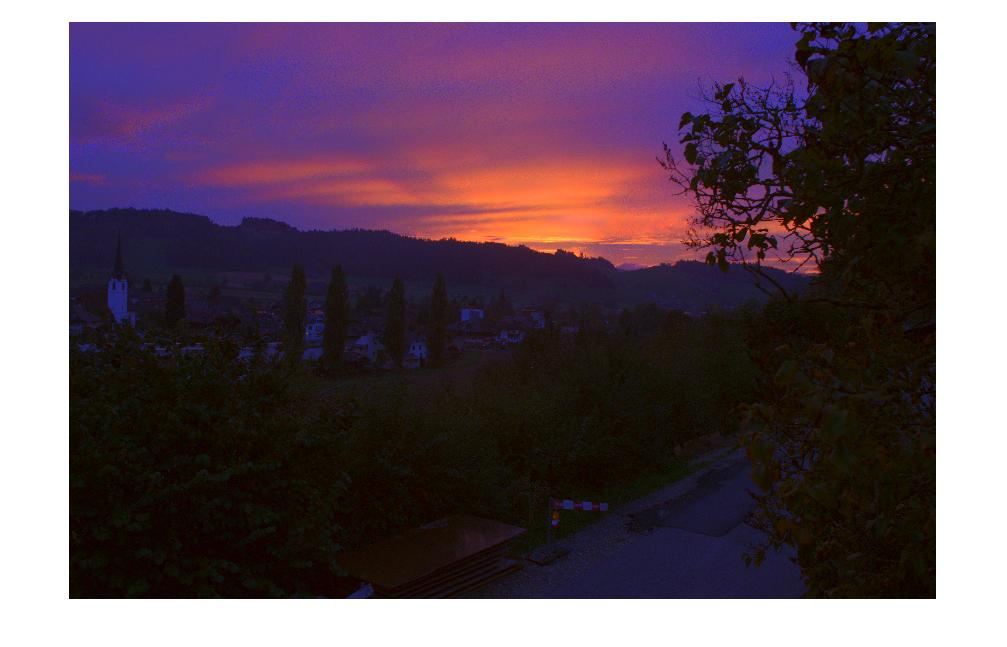
%> input picture better.jpg, 1007 x 647 px
$ octave --eval "result = bayerFilter(im2double(rgb2gray(imread('better.jpg'))));"   (GNU Octave 9; MATLAB toolbox functions it lacks are replaced by stand-ins)
%> lines starting %> are read from the running program, lines starting %| are printed output that depends on the picture
### demosaicBayer.m
function [ out, red_contribution, green_contribution, blue_contribution ] = demosaicBayer( img )
%DEMOSAICBAYER Summary of this function goes here
%   Detailed explanation goes here

    [m, n] = size(img);
%> m = 647; n = 1007
    blue_mask = zeros(m, n);
    blue_mask(2:2:end, 2:2:end) = 1;
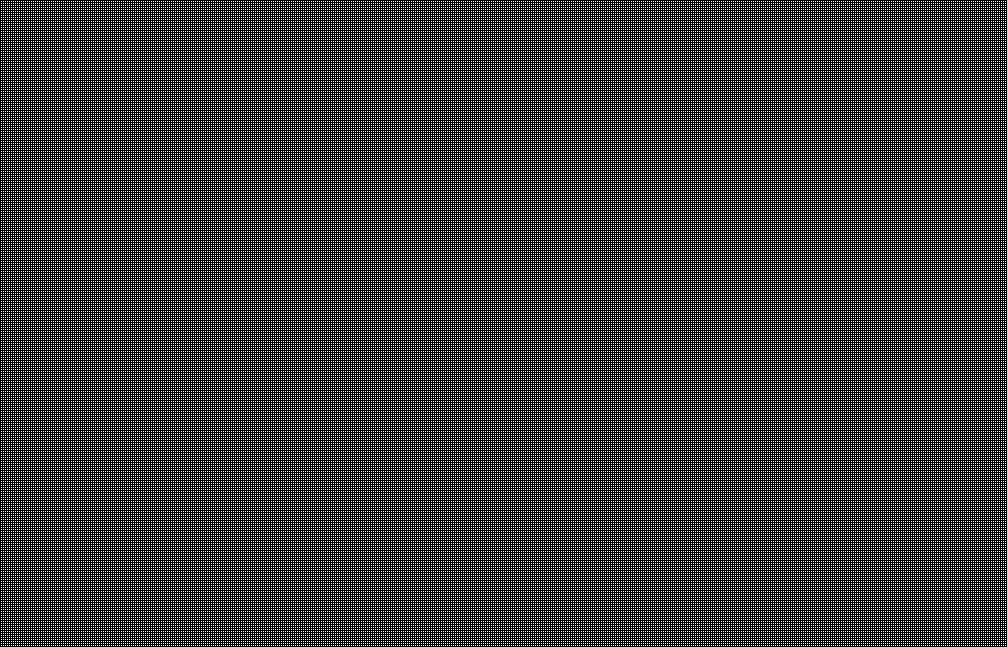
%> blue_mask: size 647x1007 double; values 0 (black) and 1 (white), 24.9% white in thin lines or dots

    green_mask = zeros(m, n);
    green_mask(2:2:end, 1:2:end) = 1;
%> green_mask: size 647x1007 double; values 0 (black) and 1 (white), 25% white in thin lines or dots
    green_mask(1:2:end, 2:2:end) = 1;
%> green_mask: size 647x1007 double; values 0 (black) and 1 (white), 50% white in thin lines or dots

    red_mask = zeros(m, n);
    red_mask(1:2:end, 1:2:end) = 1;
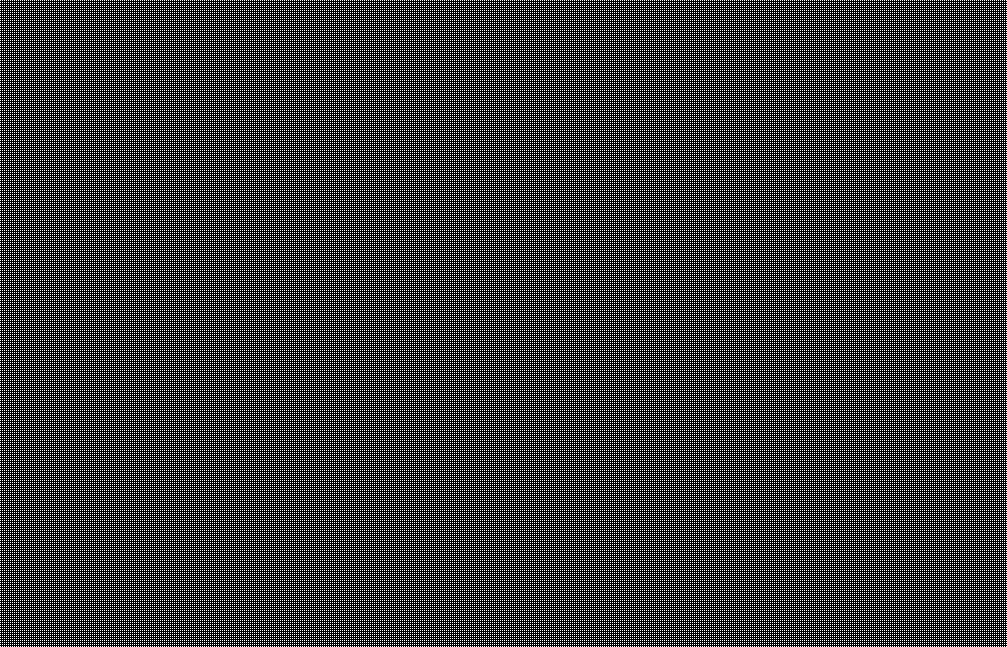
%> red_mask: size 647x1007 double; values 0 (black) and 1 (white), 25.1% white in thin lines or dots

    % get color contribution
    red_contribution = img.*red_mask;
    green_contribution = img.*green_mask;
    blue_contribution = img.*blue_mask;

    I3x3 = ones(3);
    interpolated_red_contribution = conv2(red_contribution, I3x3, 'same');
    interpolated_green_contribution = conv2(green_contribution, I3x3, 'same');
    interpolated_blue_contribution = conv2(blue_contribution, I3x3, 'same');


    norm_red = interpolated_red_contribution ./ conv2(red_mask, I3x3, 'same');
    norm_green = interpolated_green_contribution ./ conv2(green_mask, I3x3, 'same');
    norm_blue = interpolated_blue_contribution ./ conv2(blue_mask, I3x3, 'same');


    %red_channel = norm_red.*(green_mask+blue_mask)+red_contribution;
    %green_channel = norm_green.*(red_mask+blue_mask)+green_contribution;
    %blue_channel = norm_blue.*(green_mask+red_mask)+blue_contribution;

    red_channel = (norm_red.* ~red_mask) + red_contribution;
    green_channel = (norm_green.* ~green_mask) + green_contribution;
    blue_channel = (norm_blue.* ~blue_mask) + blue_contribution;

    color_pile = [red_channel green_channel blue_channel ];
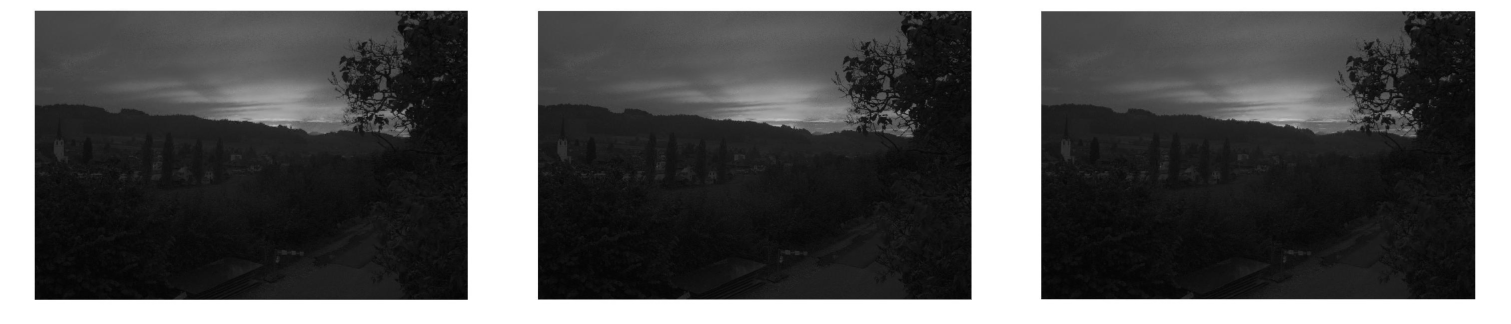
%> color_pile: size 647x3021 double (shown at 1/2 size); min 0.00392, max 1, mean 0.354

    out = reshape(color_pile,m,n,3);
end

### transformImg3.m
function [transformed_img] = transformImg3(img, transformation)
%TRANSFORMIMG3 transforms a given image by a provided transformation
%matrix.
%   @param img is a m x n x 3 image.
%   @param transformation is a 3 x p transformation matrix.
%   @return transformed_img is a m x n x 3 transformation image.

    % get dimension (m, n, 3) of given image
    dimensions = size(img);
%> dimensions = [647 1007 3]
    m = dimensions(1);
%> m = 647
    n = dimensions(2);
%> n = 1007

    % shift dims from [m x n x 3] to [3 * m x n]
    shifted_img = (shiftdim(img, 2));

    % restructure [3 x m x n] tensor to a [3, m*n] matrix
    % remember that elements are processed column-wise from tensor.
    tensorAsMatrix = reshape(shifted_img, 3, m*n);

    % apply transformation to restructured tensor.
    % results in a [p x m*n] dimensional matrix
    transformed_matrix = transformation*tensorAsMatrix;

    % restructure [3 x m*n] matrix to a [m x n x 3] tensor.
    % remember that elements are processed column-wise from tensor.
    % and not row-wise thus we have to apply a transpose operator.
    transformed_img = reshape(transformed_matrix', m, n, 3);
end

### mat2Img.m
function [ img ] = mat2Img( A, B, C )
%MAT2IMG takes 3 (m x n) Matrices and reshapes them to an (m x n x 3) Image.
%   A, B, and C are (m x n) matrices.
%   Possible application: Conversion from R, G and B color channels to an image.

    % get dimensions [m, n]
    [m, n] = size(A);

    % reshape from 3(m x n) to (m x n x 3)
    img = reshape([A,B,C], m, n, 3);
end

### getMasks.m
function [ red_mask, green_mask, blue_mask ] = getMasks( m, n )
%GETMASKS Bayer color filters as n x m matrices.
    % @param m, n are natural numbers > 0.
    blue_mask = zeros(m, n);
    blue_mask(2:2:end, 2:2:end) = 1;

    green_mask = zeros(m, n);
    green_mask(2:2:end, 1:2:end) = 1;
    green_mask(1:2:end, 2:2:end) = 1;

    red_mask = zeros(m, n);
    red_mask(1:2:end, 1:2:end) = 1;
end

### getRGBTransformations.m
function [RUV2RGB, GUV2RGB, BUV2RGB] = getRGBTransformations()
% foobartext
%   @param img_rgb is supposed to be a mxnx3 rgb image.
    % Transformation of RGB colors into yuv color space:
    % (Y)   ( a b c )   (R)
    % (U) = ( d e f ) * (G)
    % (V)   ( g h i )   (B)
    rgb2yuv = [0.299 0.587 0.114;
              -0.14713 -0.28886 0.436;
               0.615 -0.51499 -0.10001];

    % Basically we want to make use of the rgb to yuv colorspace transformation
    % but further we also want to keep either the R, G or B color channel
    % insead of the Y channel (from the YUV color-space). Replacing the Y channel
    % from the YUV space by one of the RGB color components can simply
    % achieved by applying a unit-vector to the corresponding channel. For
    % example, in case we are interested in the RUV (instead of the YUV)
    % space, we have to modify the rgb2yuv colorspace-transformation the
    % following way:
    % (R)   ( 1 0 0 )   (R)
    % (U) = ( d e f ) * (G)
    % (V)   ( g h i )   (B)
    % in oder to receive the guv and bug colorspace transformations
    % we have to proceed analogousely.
    rgb2ruv = [[1 0 0];rgb2yuv(2:3, :)];
    rgb2guv = [[0 1 0];rgb2yuv(2:3, :)];
    rgb2buv = [[0 0 1];rgb2yuv(2:3, :)];

    % identity matrix
    I = eye(3);


    % compute inverse transformations: from (either R,G or B)UV to RGB colors:
     RUV2RGB = rgb2ruv\I;
     GUV2RGB = rgb2guv\I;
     BUV2RGB = rgb2buv\I;

end

### rgb2yuv.m
function [img_yuv] = rgb2yuv(img_rgb)
%RGB2YUV convertes an RGB image into a YUV image.
%   @param img_rgb is supposed to be a mxnx3 rgb image.
%   @return img_rgb is a mxnx3 yuv image.

    disp('rgb2yuv was called');

    % transformation matrix from rgb to yuv
    rgb2yuv_transform = [0.299 0.587 0.114;
                        -0.14713 -0.28886 0.436;
                         0.615 -0.51499 -0.10001];

    % apply color-space transformation.
    img_yuv = transformImg3(img_rgb, rgb2yuv_transform);
end

### bayerFilter.m
function [ out ] = bayerFilter( img )
    rgb_img = demosaicBayer(img);
    yuv_img = rgb2yuv(rgb_img);

    [m, n, c] = size(yuv_img);
%> m = 647; n = 1007; c = 3
    [red_mask, green_mask, blue_mask] = getMasks(m,n);

    % median filtered imgs
    medU = medfilt2(yuv_img(:,:,2),[5,5]);
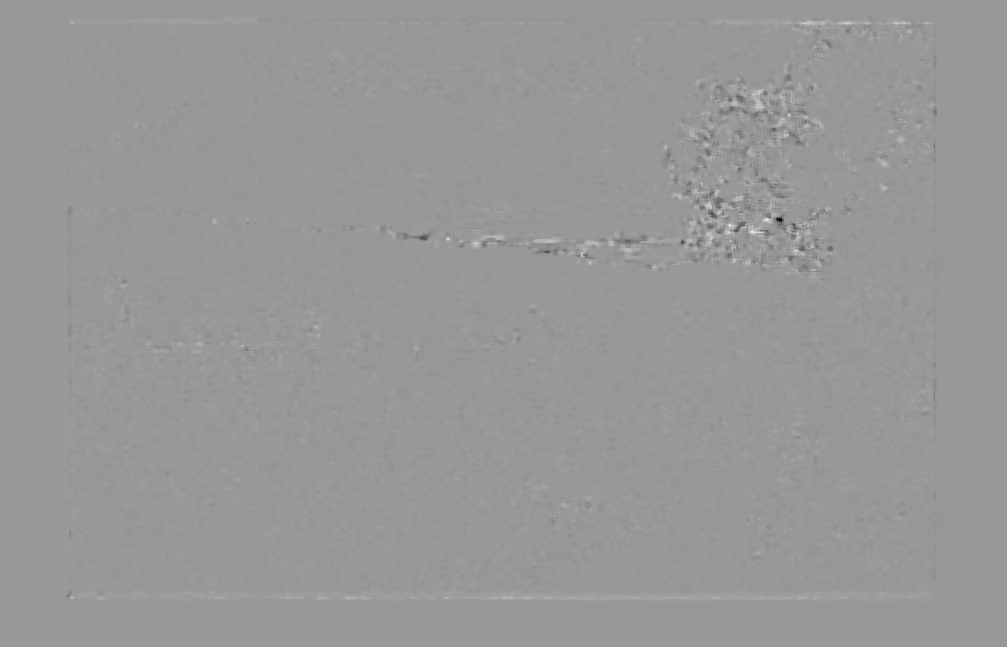
%> medU: size 647x1007 double; min -0.0625, max 0.0422, mean 2.48e-05; drawn with min black and max white
    medV = medfilt2(yuv_img(:,:,3),[5,5]);
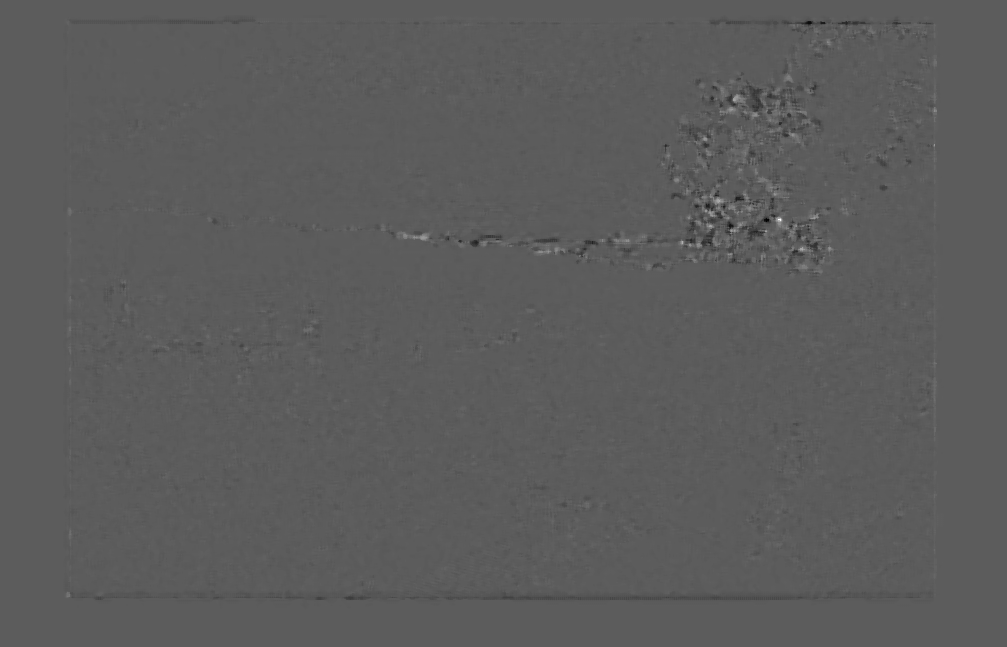
%> medV: size 647x1007 double; min -0.0465, max 0.0822, mean -4.73e-05; drawn with min black and max white

    ruvImg = mat2Img(rgb_img(:,:,1).*red_mask, medU, medV);
    guvImg = mat2Img(rgb_img(:,:,2).*green_mask, medU, medV);
    buvImg = mat2Img(rgb_img(:,:,3).*blue_mask, medU, medV);
%> in mat2Img (call 3), `img = reshape([A,B,C], m, n, 3);`:
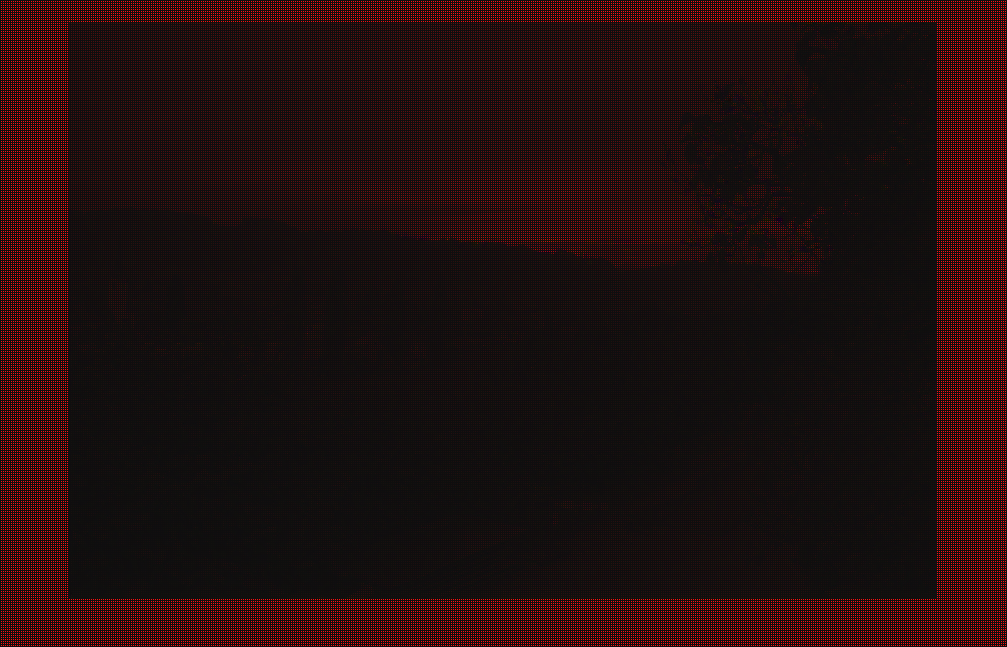
%> img: size 647x1007x3 double; mean R, G, B 0.088, 2.48e-05, -4.73e-05; drawn with min black and max white

    [ruv2rgb, guv2rgb, buv2rgb] = getRGBTransformations();

    red = transformImg3(ruvImg, ruv2rgb);
    green = transformImg3(guvImg, guv2rgb);
    blue = transformImg3(buvImg, buv2rgb);

    out = (red+green+blue);
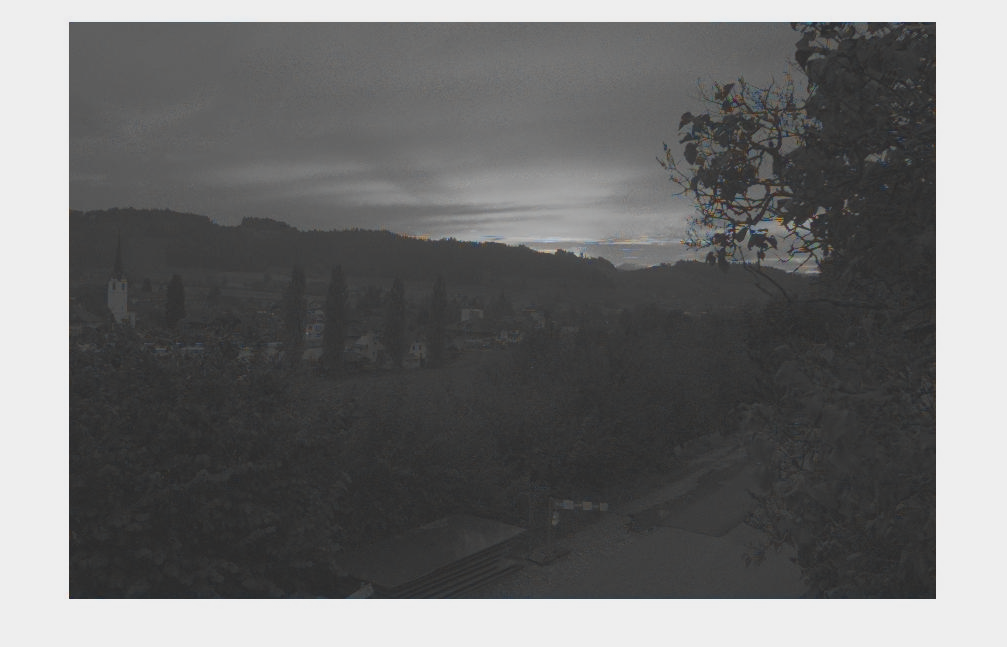
%> out: size 647x1007x3 double; mean R, G, B 0.354, 0.354, 0.355; mean of the top-left, top-right, bottom-left and bottom-right quarters 0.402, 0.383, 0.309, 0.324; drawn with min black and max white

end
